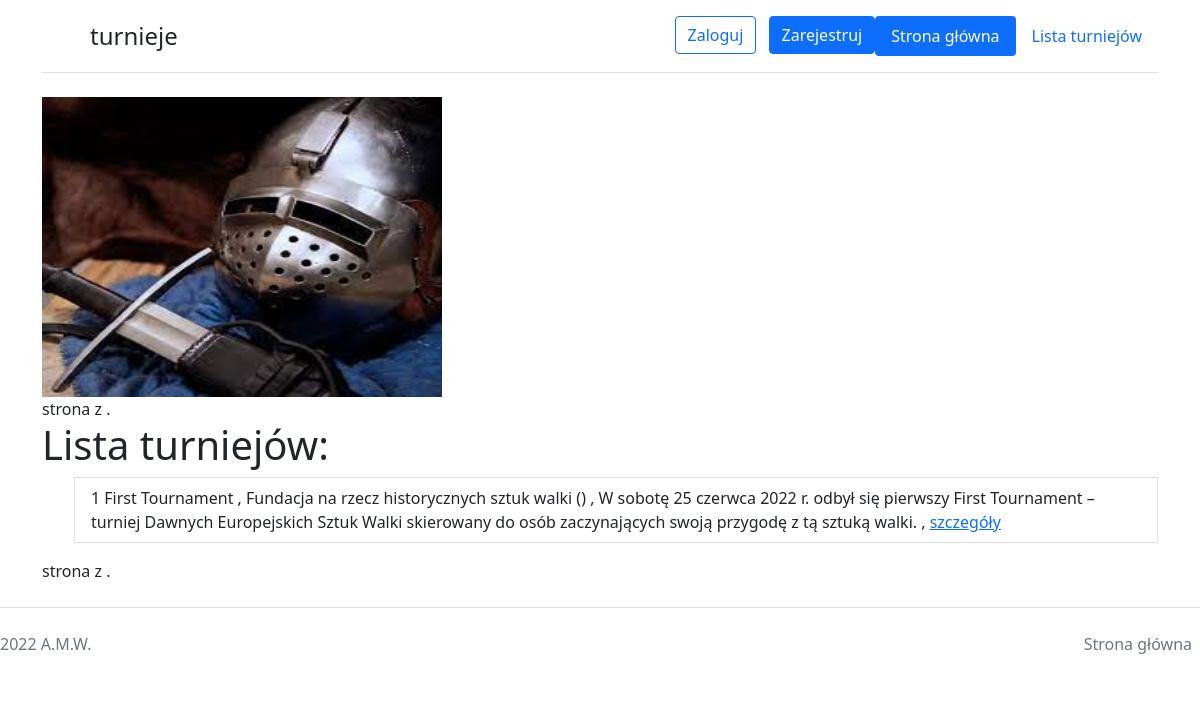
/tournaments/, run on the app's committed database.
### tournaments/models.py (models this page shows, shortened)
class Tournament(models.Model):
    title = models.CharField(max_length=255)
    description = models.TextField(null=True, blank=True)
    organizer = models.ForeignKey("Organizer", on_delete=models.CASCADE, related_name="organized_tournaments", null=True, blank=True)
    image = ImageField(upload_to="tournaments/logos/%Y/%m/%d/", blank=True, null=True)
    class Meta:
        verbose_name = "Turniej"
        verbose_name_plural = "Turnieje"

class Organizer(models.Model):
    name = models.CharField(max_length=255)
    description = models.TextField(null=True, blank=True)
    def __str__(self):
        return f"{self.name} ({self.description})"
    class Meta:
        verbose_name = "Organizator"
        verbose_name_plural = "organizatorzy"

### tournaments/views.py (the view)
# urls.py: path('', tournaments_list, name="tournaments_list"),
def tournaments_list(request):
    tournaments = Tournament.objects.all()
    paginator = Paginator(tournaments, 10)
    page_number = request.GET.get('page')
    tournaments_list = paginator.get_page(page_number)
    context = {'tournaments' : tournaments}
    return render(request, "tournaments_list.html", context)

### tournaments/templates/tournaments_list.html (shortened to what this page needs)
{% extends "base.html" %}
{% block content %}
    <img src="/static/sword.jpeg" width="400" height="300" alt="zdj">
         <div class="pagination">
        <span class = "step-links">
        <span class="current">
            strona {{ tournaments_list.number}}  z {{ tournaments_list.paginator.num_pages }}.
        </span>
        </span>
    </div>
    <h1>Lista turniejów:</h1>
{% for tournament in tournaments  %}
        <div class="list-group">
        <ol>
            <li class="list-group-item">
               {{ tournament.id}}    {{  tournament.title }} , {{  tournament.organizer }} , {{  tournament.description }} ,
                 <a href = "{% url 'tournaments:details' tournament.id %}" > szczegóły
                </a>
            </li>
        </ol>
        </div>
    {% endfor %}
    <div class="pagination">
        <span class = "step-links">
        <span class="current">
            strona {{ tournaments_list.number}}  z {{ tournaments_list.paginator.num_pages }}.
        </span>
        </span>
    </div>
{% endblock %}

### data on the page
Tournament: id "1", title "First Tournament", organizer "Fundacja na rzecz historycznych sztuk walki ()", description "W sobotę 25 czerwca 2022 r. odbył się pierwszy First Tournament – turniej Dawnych Europejskich Sztuk Walki skierowany do osób zaczynających swoją przygodę z tą sztuką walki."
